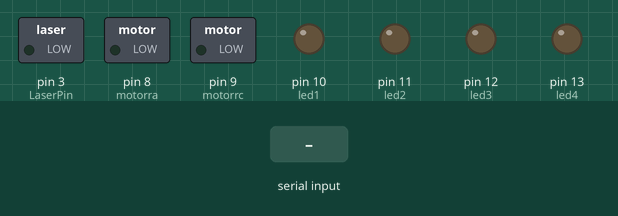
This sketch was run on a simulated Arduino Uno, built with avr-gcc and run on an emulated ATmega328P. On the bench: switched loads named in the sketch (green lamp = pin HIGH), output pins drawn as LEDs (lit = HIGH). Inputs (shaded band) come from the test bench.

Above: at 1.2 s.
1.3 s: "L1" received over Serial
At 2.5 s:
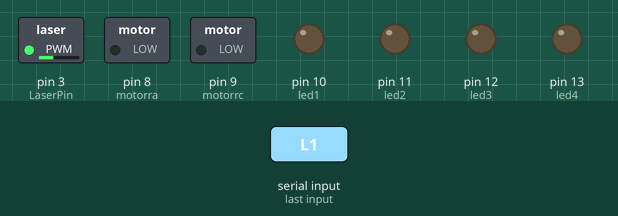
2.8 s: "L2" received over Serial
At 3.8 s:
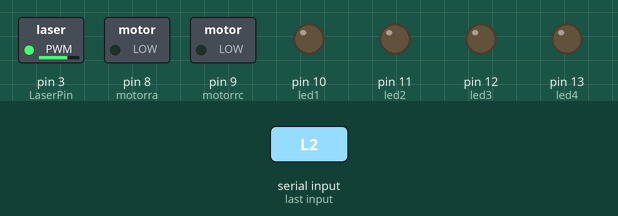
4.3 s: "L3" received over Serial
At 5.0 s:
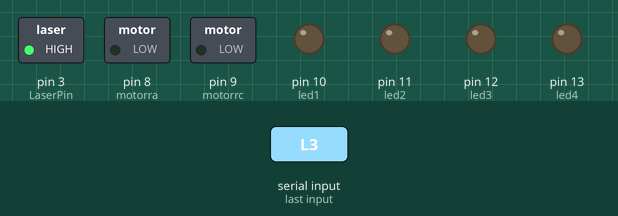
5.8 s: "F" received over Serial
At 7.0 s:
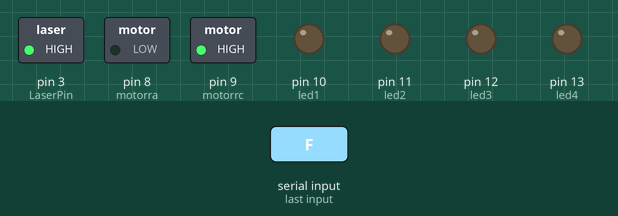
7.3 s: "LF" received over Serial
At 8.5 s:
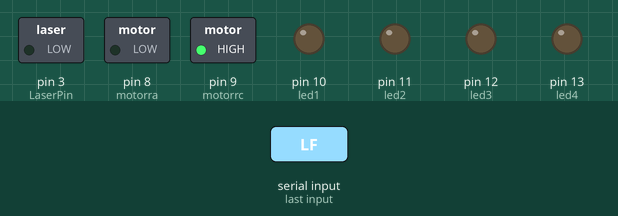
8.8 s: "B" received over Serial
At 9.5 s:
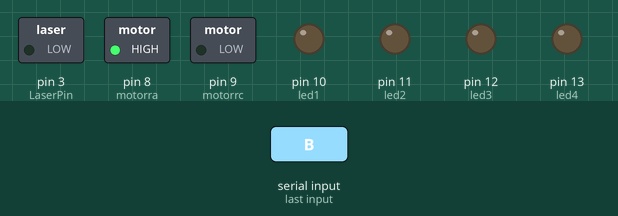
Timing chart, 0 to 11.3 s (numbered marks = the images above; inputs shaded):
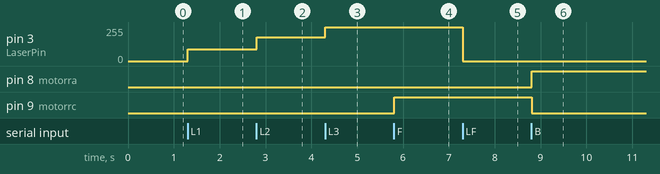

Measured:
- after the input at 1.3 s, pin 3 (LaserPin): 0/255 → 90/255 at once
- after the input at 2.8 s, pin 3 (LaserPin): 90/255 → 180/255 at once
- after the input at 4.3 s, pin 3 (LaserPin): 180/255 → 255/255 at once
- after the input at 5.8 s, pin 9 (motorrc): LOW → HIGH at once
- after the input at 7.3 s, pin 3 (LaserPin): 255/255 → 0/255 at once
- after the input at 8.8 s, pin 8 (motorra): LOW → HIGH at once; pin 9 (motorrc): HIGH → LOW at once

The sketch:

BT_test1.ino
```cpp
int LaserPin = 3;
int motorrc = 9;
int motorra = 8;
int stopflag=1;
int led1=10;
int led2=11;
int led3=12;
int led4=13;
int i=0;
int flag_gr=1;

String readString;
String gkey="";

void setup() {     // presenting pins as outputs

  pinMode(motorrc, OUTPUT);
  pinMode(motorra, OUTPUT);
  pinMode(led1, OUTPUT);
  pinMode(led2, OUTPUT);
  pinMode(led3, OUTPUT);
  pinMode(led4, OUTPUT);
  digitalWrite(motorrc, LOW);
  digitalWrite(motorra, LOW);
  digitalWrite(led1, LOW);
  digitalWrite(led2, LOW);
  digitalWrite(led2, LOW);
  digitalWrite(led4, LOW);

  Serial.begin(9600);
}

void loop() {

  if(stopflag==0){
    digitalWrite(led1, HIGH);
  }else{
    digitalWrite(led1, LOW);
  }


  readString="";
  while(Serial.available()){ // the code here is for bluetooth
  delay(3);
  char c = Serial.read();
  readString += c;
  }

  if(readString!=""){
    if(gkey!=readString){
      gkey=readString;
      //Serial.println(gkey);


    }else{

      //Serial.println(gkey);
    }
  }


  if(gkey=="L1"){
  analogWrite(LaserPin, 90);
  }
  if(gkey=="L2"){
  analogWrite(LaserPin, 180);
  }
  if(gkey=="L3"){
  analogWrite(LaserPin, 255);
  }
  if(gkey=="LF"){
  analogWrite(LaserPin, 0);
  }


  if(gkey=="F"){
  digitalWrite(motorrc, HIGH);
  digitalWrite(motorra, LOW);
  stopflag=1;
  }
  if(gkey=="B"){
    if(stopflag==1){
      digitalWrite(motorrc, LOW);
      digitalWrite(motorra, HIGH);
    }
  }
  if(gkey=="S"){
  digitalWrite(motorrc, LOW);
  digitalWrite(motorra, LOW);
  }


  if(gkey=="R"){

  analogWrite(LaserPin, 0);
  if(analogRead(1)>500){
    stopflag=0;
    flag_gr=1;
  }

  if(stopflag==1){
  digitalWrite(motorrc, LOW);
  digitalWrite(motorra, HIGH);
  digitalWrite(led2, LOW);
  }
  if(stopflag==0){
  digitalWrite(motorrc, LOW);
  digitalWrite(motorra, LOW);
  }

  }


  if(gkey=="ST"){
  analogWrite(LaserPin, 200);
  stopflag=1;

  if(flag_gr==1){

  digitalWrite(led4, HIGH);
  i++;
  digitalWrite(motorrc, HIGH);
  digitalWrite(motorra, LOW);
  delay(10);
  //Serial.println(i);
  digitalWrite(motorrc, LOW);
  digitalWrite(motorra, LOW);
  delay(10);

  if(analogRead(0)>300){
    flag_gr=0;
    digitalWrite(motorrc, LOW);
    digitalWrite(motorra, LOW);
    Serial.println(i);
    digitalWrite(led2, HIGH);
    digitalWrite(led4, LOW);
    i=0;
  }


  }

  }


}
```
